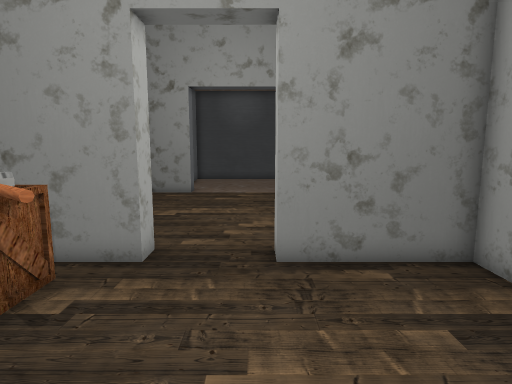
[1] (above)

14 first-person views from a walk through a 3-D level made in the Unity game engine. The camera is 1.4 m above the floor, tilts 8° down and sees 75° across. The floor is counted in squares, 0.5 m on a side. Each view is taken from the middle of a square. On the plan, view 1 faces up. The plan holds only what a view shows up to about 20 squares ahead; the rest is blank. Door leaves are left out, so doorways stand open. Some surface patterns are stand-ins.

[2]
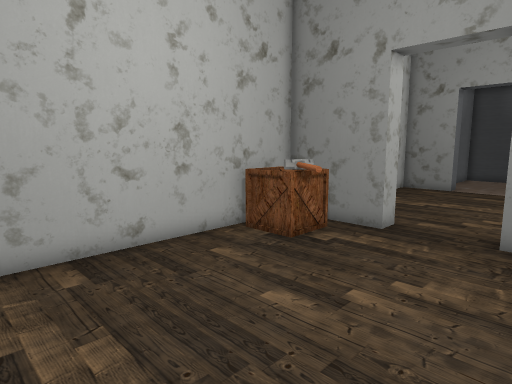

[3]
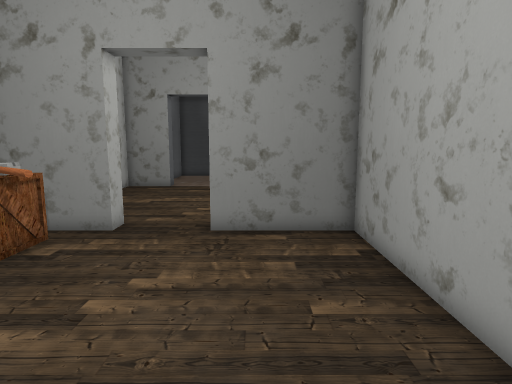

[4]
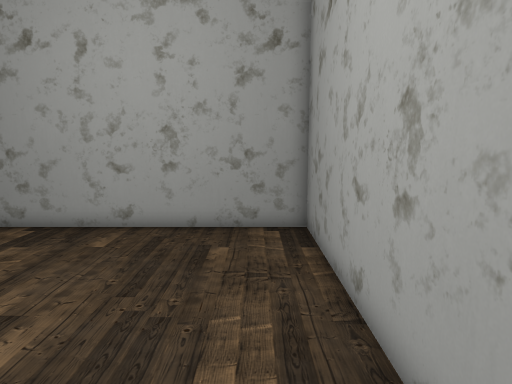

[5]
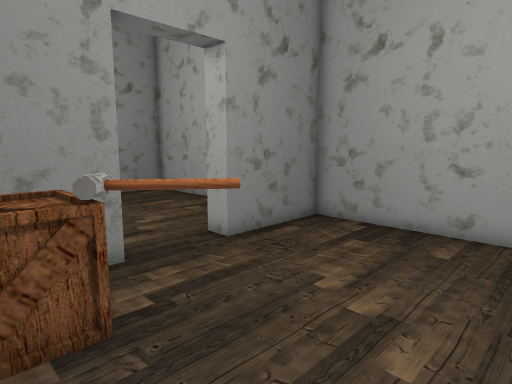

[6]
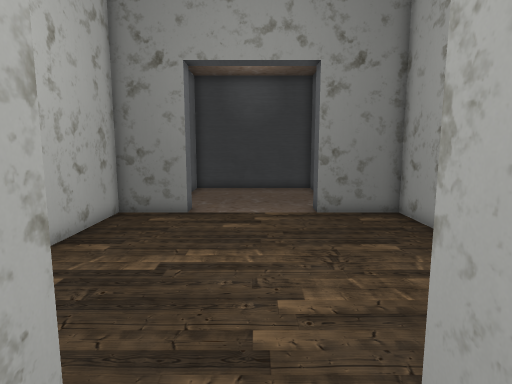

[7]
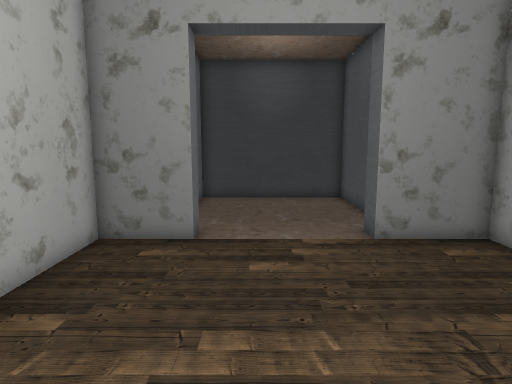

[8]
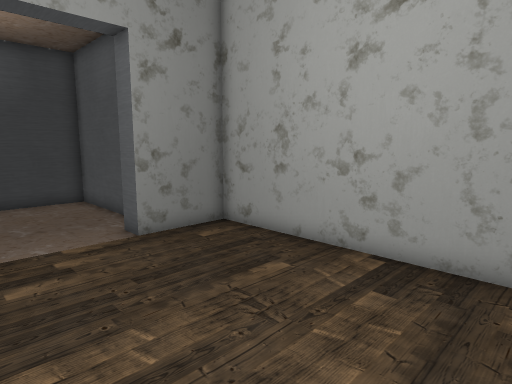

[9]
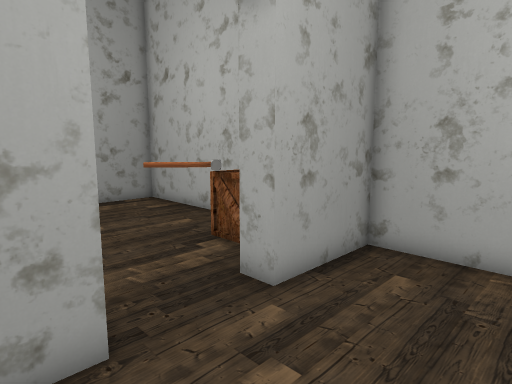

[10]
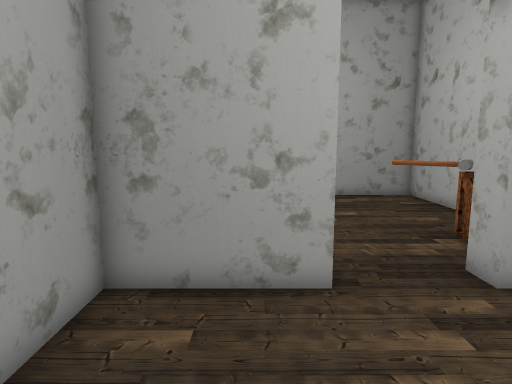

[11]
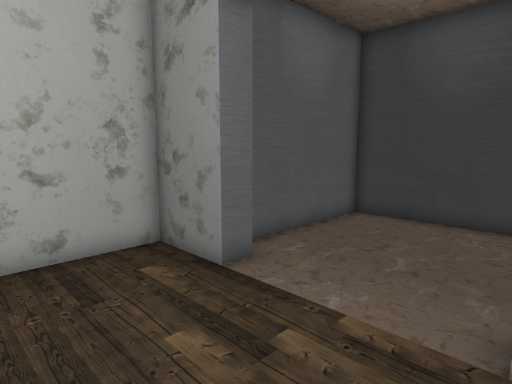

[12]
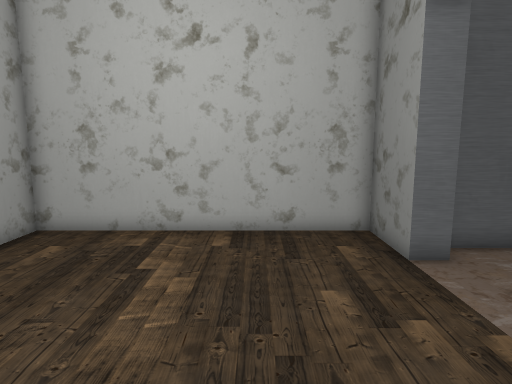

[13]
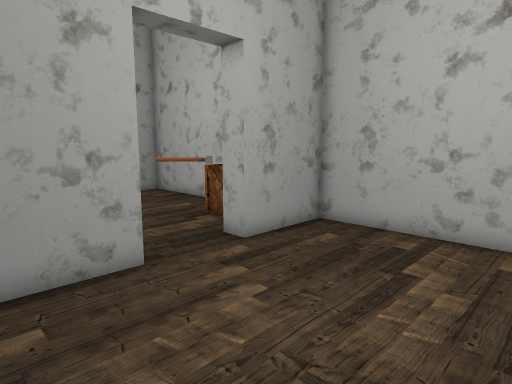

[14]
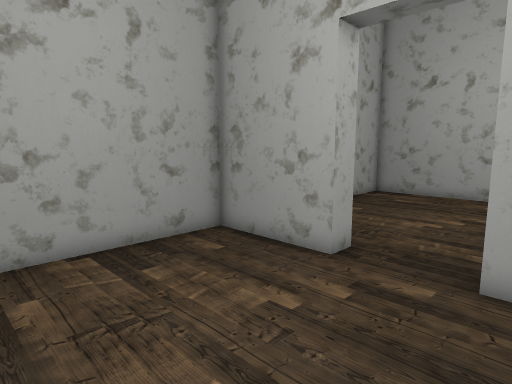

### Floor plan
Ten units are one square. View 1 is at (0, 0); x grows to the right and y downward. Boxes are objects, and circles mark ways between rooms. Rooms are numbered by the first view taken in them; rooms with no view inside come last. Other rooms are left out.
<svg viewBox="-72 -283 130 326">
<path fill="none" stroke="#000" d="M-28 -77 -67 -77 -67 38 53 38 53 -77 5 -77M-39 -209 -39 -197 -67 -197 -67 -88 -28 -88M26 -230 26 -278 -49 -278 -49 -212M5 -88 50 -88 50 -197 16 -197 16 -208"/>
<rect x="-65" y="-75" width="30" height="30" fill="#bbb"><title>crate</title></rect>
<rect x="-45" y="-55" width="20" height="20" fill="#bbb"><title>hammer</title></rect>
<circle cx="-10" cy="-85" r="3" fill="#2a7"/>
<text x="-10" y="-20">1</text>
<text x="-10" y="-170">2</text>
</svg>
Room 1 opens to room 2.

Where each view was taken, in squares from view 1:
view 1: 0 up, 0 right, facing up
view 2: 3 down, 2 right, facing up-left
view 3: 3 down, 2 right, facing up
view 4: 2 down, 6 left, facing right
view 5: 0 up, 6 left, facing up-right
view 6: 6 up, 1 left, facing up
view 7: 10 up, 2 left, facing up
view 8: 10 up, 3 left, facing up-right
view 9: 13 up, 2 right, facing down-left
view 10: 15 up, 2 right, facing down
view 11: 15 up, 2 right, facing up-left
view 12: 16 up, 4 right, facing left
view 13: 16 up, 4 right, facing down-left
view 14: 16 up, 4 left, facing down-right
